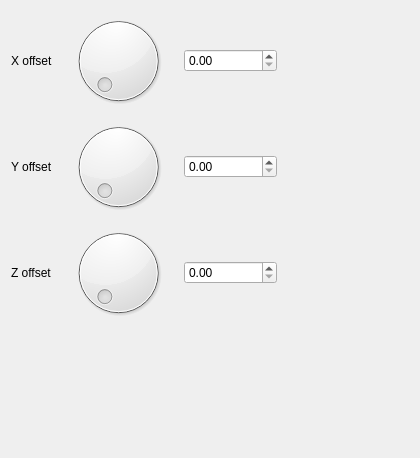
             <widget class="QWidget" name="otherPage">
              <property name="geometry">
               <rect>
                <x>0</x>
                <y>0</y>
                <width>420</width>
                <height>458</height>
               </rect>
              </property>
              <attribute name="label">
               <string>Other parameters</string>
              </attribute>
              <layout class="QGridLayout" name="otherGrid" columnstretch="1,9,7,10" rowminimumheight="1,9,7,0">
               <item row="2" column="2">
                <widget class="QDoubleSpinBox" name="zOffSetNumDbl"/>
               </item>
               <item row="1" column="1">
                <widget class="QDial" name="yOffSetDial"/>
               </item>
               <item row="1" column="2">
                <widget class="QDoubleSpinBox" name="yOffSetNumDbl"/>
               </item>
               <item row="1" column="0">
                <widget class="QLabel" name="yOffSetLab">
                 <property name="text">
                  <string>Y offset</string>
                 </property>
                </widget>
               </item>
               <item row="0" column="2">
                <widget class="QDoubleSpinBox" name="xOffSetNumDbl"/>
               </item>
               <item row="2" column="0">
                <widget class="QLabel" name="zOffSetLab">
                 <property name="text">
                  <string>Z offset</string>
                 </property>
                </widget>
               </item>
               <item row="2" column="1">
                <widget class="QDial" name="zOffSetDial"/>
               </item>
               <item row="0" column="1">
                <widget class="QDial" name="xOffSetDial"/>
               </item>
               <item row="0" column="0">
                <widget class="QLabel" name="xOffSetLab">
                 <property name="text">
                  <string>X offset</string>
                 </property>
                </widget>
               </item>
               <item row="1" column="3">
                <spacer name="horizontalSpacer_11">
                 <property name="orientation">
                  <enum>Qt::Horizontal</enum>
                 </property>
                 <property name="sizeHint" stdset="0">
                  <size>
                   <width>40</width>
                   <height>20</height>
                  </size>
                 </property>
                </spacer>
               </item>
               <item row="3" column="1">
                <spacer name="verticalSpacer_8">
                 <property name="orientation">
                  <enum>Qt::Vertical</enum>
                 </property>
                 <property name="sizeHint" stdset="0">
                  <size>
                   <width>20</width>
                   <height>40</height>
                  </size>
                 </property>
                </spacer>
               </item>
              </layout>
             </widget>
